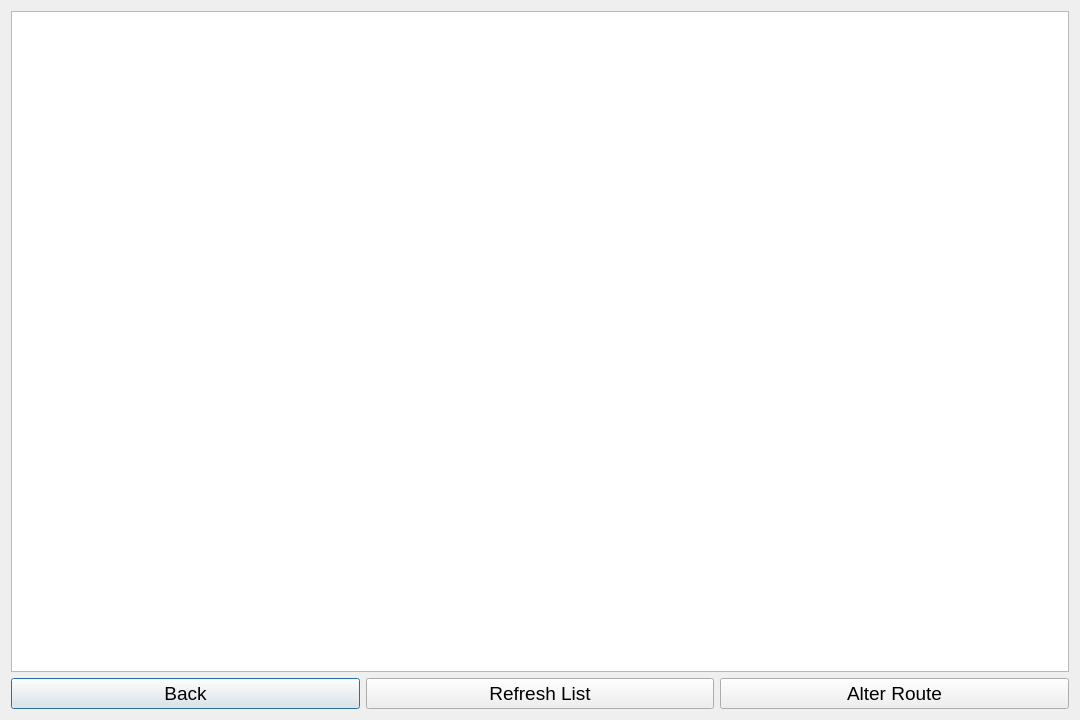
<?xml version="1.0" encoding="UTF-8"?>
<ui version="4.0">
 <class>CtcTrainsDialog</class>
 <widget class="QDialog" name="CtcTrainsDialog">
  <property name="geometry">
   <rect>
    <x>0</x>
    <y>0</y>
    <width>1080</width>
    <height>720</height>
   </rect>
  </property>
  <property name="font">
   <font>
    <family>Segoe UI</family>
    <pointsize>14</pointsize>
   </font>
  </property>
  <property name="windowTitle">
   <string>CTC - Trains Info</string>
  </property>
  <layout class="QVBoxLayout" name="verticalLayout">
   <item>
    <widget class="QTableWidget" name="trains_table">
     <property name="selectionMode">
      <enum>QAbstractItemView::SingleSelection</enum>
     </property>
     <property name="selectionBehavior">
      <enum>QAbstractItemView::SelectRows</enum>
     </property>
    </widget>
   </item>
   <item>
    <layout class="QHBoxLayout" name="horizontalLayout">
     <item>
      <widget class="QPushButton" name="back_button">
       <property name="text">
        <string>Back</string>
       </property>
      </widget>
     </item>
     <item>
      <widget class="QPushButton" name="refresh_button">
       <property name="text">
        <string>Refresh List</string>
       </property>
      </widget>
     </item>
     <item>
      <widget class="QPushButton" name="route_button">
       <property name="text">
        <string>Alter Route</string>
       </property>
      </widget>
     </item>
    </layout>
   </item>
  </layout>
 </widget>
 <resources/>
 <connections/>
</ui>
